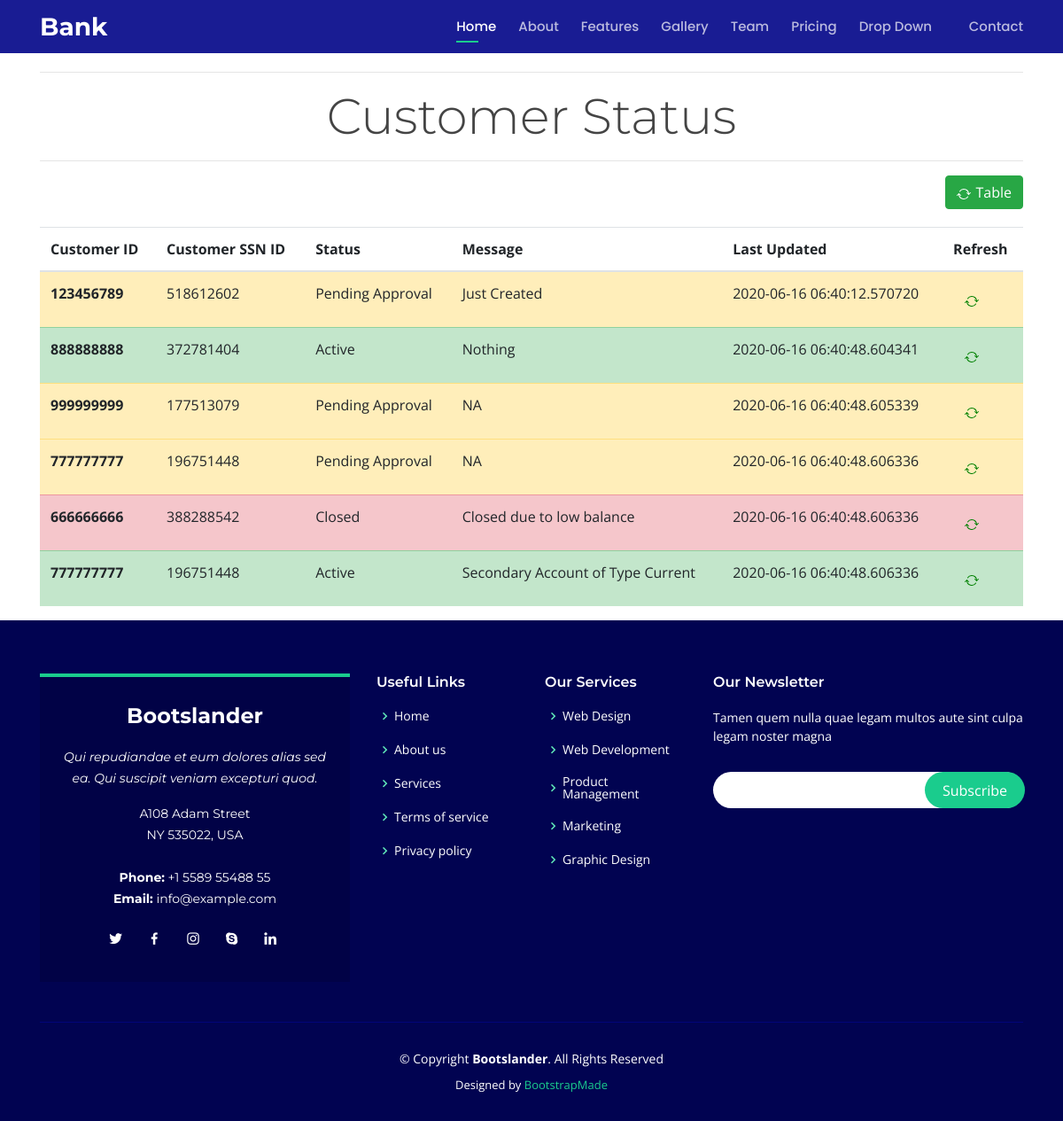
Screenshot of /CustomerStatus with the database file from the repository.
### app.py (models this page shows, shortened)
class Customer(db.Model):
    id = db.Column(db.Integer(), primary_key=True)
    cid = db.Column(db.Integer(), nullable=False)
    ssnid = db.Column(db.Integer(), nullable=False)
    accountId = db.Column(db.Integer(), nullable=False)
    accountBalance = db.Column(db.Integer(), nullable=False)
    account_type = db.Column(db.String(1), nullable=False)
    status = db.Column(db.Text, nullable=False)
    last_updated = db.Column(db.DateTime, nullable=False, default=datetime.utcnow)
    message = db.Column(db.Text, nullable=False)

### app.py (the view)
@app.route('/CustomerStatus')
def CustomerStatus():
    all_customer = Customer.query.all()
    return render_template('customer-Status.html', rows=all_customer)

### templates/customer-Status.html (shortened to what this page needs)
{% extends 'base.html' %}
{% block style %}
<link href="{{ url_for('static', filename='css/main.css') }}" rel="stylesheet">
{% endblock %}
{% block body %}
<div class="container">
    <hr>
    <h1 class="display-4" style="text-align: center;">Customer Status</h1>
    <hr>
    <div>
        <button type="button" class="btn btn-success btn-md float-right" style="margin-bottom: 20px;">Table
        </button>
        <div id="tableDiv">
            <table class="table table-hover" id="table">
                <thead>
                    <tr>
                        <th scope="col">Customer ID</th>
                        <th scope="col">Customer SSN ID</th>
                        <th scope="col">Status</th>
                        <th scope="col">Message</th>
                        <th scope="col">Last Updated</th>
                        <th scope="col">Refresh</th>
                    </tr>
                </thead>
                <tbody>
                    {% for row in rows %}
                    {% if row.status == "Closed" %}
                    <tr class="table-danger" id="{{ row.id }}">
                        {% elif row.status == "Active" %}
                    <tr class="table-success" id="{{ row.id }}">
                        {% else %}
                    <tr class="table-warning" id="{{ row.id }}">
                        {% endif %}
                        <th scope="row">{{ row.cid }}</th>
                        <td>{{ row.ssnid }}</td>
                        <td>{{ row.status }}</td>
                        <td>{{ row.message }}</td>
                        <td>{{ row.last_updated }}</td>
                        <td><button type="button" class="btn btn-md" onclick="getId('{{ row.id }}')"></button></td>
                    </tr>
                    {% endfor %}
                </tbody>
            </table>
        </div>
    </div>
</div>
{% endblock %}

### templates/base.html (shortened to what this page needs)
<!DOCTYPE html>
<html lang="en">
<head>
  <link href="{{ url_for('static' , filename='vendor/bootstrap/css/bootstrap.min.css') }}" rel="stylesheet">
  <link href="{{ url_for('static' , filename='vendor/icofont/icofont.min.css') }}" rel="stylesheet">
  <link href="{{ url_for('static' , filename='vendor/boxicons/css/boxicons.min.css') }}" rel="stylesheet">
  <link href="{{ url_for('static' , filename='vendor/venobox/venobox.css') }}" rel="stylesheet">
  <link href="{{ url_for('static' , filename='vendor/remixicon/remixicon.css') }}" rel="stylesheet">
  <link href="{{ url_for('static' , filename='vendor/owl.carousel/assets/owl.carousel.min.css') }}" rel="stylesheet">
  <link href="{{ url_for('static' , filename='vendor/aos/aos.css') }}" rel="stylesheet">
  {% block style %} {% endblock %}
</head>
<body>
  <header id="header" class="fixed-top d-flex align-items-center">
    <div class="container d-flex align-items-center">
        <div class="logo mr-auto">
          <h1 class="text-light"><a href="index.html"><span>Bank</span></a></h1>
        </div>
        <nav class="nav-menu d-none d-lg-block">
          <ul>
            <li class="active"><a href="#header">Home</a></li>
            <li><a href="#about">About</a></li>
            <li><a href="#features">Features</a></li>
            <li><a href="#gallery">Gallery</a></li>
            <li><a href="#team">Team</a></li>
            <li><a href="#pricing">Pricing</a></li>
            <li class="drop-down"><a href="">Drop Down</a>
            </li>
            <li><a href="#contact">Contact</a></li>
          </ul>
        </nav>
      </div>
    </header>
    {% block body %} {% endblock %}
  <footer id="footer">
    <div class="footer-top">
      <div class="container">
        <div class="row">
          <div class="col-lg-4 col-md-6">
            <div class="footer-info">
              <h3>Bootslander</h3>
              <p class="pb-3"><em>Qui repudiandae et eum dolores alias sed ea. Qui suscipit veniam excepturi quod.</em></p>
              <p>
                A108 Adam Street <br>
                NY 535022, USA<br><br>
                <strong>Phone:</strong> +1 5589 55488 55<br>
                <strong>Email:</strong> info@example.com<br>
              </p>
              <div class="social-links mt-3">
                <a href="#" class="twitter"><i class="bx bxl-twitter"></i></a>
                <a href="#" class="facebook"><i class="bx bxl-facebook"></i></a>
                <a href="#" class="instagram"><i class="bx bxl-instagram"></i></a>
                <a href="#" class="google-plus"><i class="bx bxl-skype"></i></a>
                <a href="#" class="linkedin"><i class="bx bxl-linkedin"></i></a>
              </div>
            </div>
          </div>
          <div class="col-lg-2 col-md-6 footer-links">
            <h4>Useful Links</h4>
            <ul>
              <li><i class="bx bx-chevron-right"></i> <a href="#">Home</a></li>
              <li><i class="bx bx-chevron-right"></i> <a href="#">About us</a></li>
              <li><i class="bx bx-chevron-right"></i> <a href="#">Services</a></li>
              <li><i class="bx bx-chevron-right"></i> <a href="#">Terms of service</a></li>
              <li><i class="bx bx-chevron-right"></i> <a href="#">Privacy policy</a></li>
            </ul>
          </div>
          <div class="col-lg-2 col-md-6 footer-links">
            <h4>Our Services</h4>
            <ul>
              <li><i class="bx bx-chevron-right"></i> <a href="#">Web Design</a></li>
              <li><i class="bx bx-chevron-right"></i> <a href="#">Web Development</a></li>
              <li><i class="bx bx-chevron-right"></i> <a href="#">Product Management</a></li>
              <li><i class="bx bx-chevron-right"></i> <a href="#">Marketing</a></li>
              <li><i class="bx bx-chevron-right"></i> <a href="#">Graphic Design</a></li>
            </ul>
          </div>
          <div class="col-lg-4 col-md-6 footer-newsletter">
            <h4>Our Newsletter</h4>
            <p>Tamen quem nulla quae legam multos aute sint culpa legam noster magna</p>
            <form action="" method="post">
              <input type="email" name="email"><input type="submit" value="Subscribe">
            </form>
          </div>
        </div>
      </div>
    </div>
    <div class="container">
      <div class="copyright">
        &copy; Copyright <strong><span>Bootslander</span></strong>. All Rights Reserved
      </div>
      <div class="credits">
       Designed by <a href="https://bootstrapmade.com/">BootstrapMade</a>
      </div>
    </div>
  </footer>
</body>
</html>

### static/css/main.css (style rules this page uses)
body { font-family: "Open Sans", sans-serif; color: #444444; padding-top: 65px; }
a { color: #1acc8d; }
h1, h2, h3, h4, h5, h6 { font-family: "Montserrat", sans-serif; }
#header { background: rgba(1, 4, 136, 0.9); height: 60px; transition: all 0.5s; z-index: 997; transition: all 0.5s; }
#header .logo h1 { font-size: 28px; margin: 0; padding: 0; line-height: 1; font-weight: 700; }
#header .logo h1 a, #header .logo h1 a:hover { color: #fff; text-decoration: none; }
.nav-menu, .nav-menu * { margin: 0; padding: 0; list-style: none; }
.nav-menu > ul > li { position: relative; white-space: nowrap; float: left; }
.nav-menu a { display: block; position: relative; color: rgba(255, 255, 255, 0.7); padding: 10px 0 10px 25px; transition: 0.3s; font-size: 15px; font-weight: 500; font-family: "Poppins", sans-serif; }
.nav-menu > ul > li > a:before { content: ""; position: absolute; width: 0; height: 2px; bottom: 3px; left: 25px; background-color: #1acc8d; visibility: hidden; width: 0px; transition: all 0.3s ease-in-out 0s; }
.nav-menu a:hover:before, .nav-menu li:hover > a:before, .nav-menu .active > a:before { visibility: visible; width: 25px; }
.nav-menu a:hover, .nav-menu .active > a, .nav-menu li:hover > a { color: #fff; text-decoration: none; }
.nav-menu .drop-down > a:after { content: "\ea99"; font-family: IcoFont; padding-left: 5px; }
.mobile-nav { position: fixed; top: 55px; right: 15px; bottom: 15px; left: 15px; z-index: 9999; overflow-y: auto; background: #fff; transition: ease-in-out 0.2s; opacity: 0; visibility: hidden; border-radius: 10px; padding: 10px 0; }
.mobile-nav * { margin: 0; padding: 0; list-style: none; }
.mobile-nav a { display: block; position: relative; color: #01036f; padding: 10px 20px; font-weight: 500; outline: none; }
.mobile-nav a:hover, .mobile-nav .active > a, .mobile-nav li:hover > a { color: #1acc8d; text-decoration: none; }
.mobile-nav .drop-down > a:after { content: "\ea99"; font-family: IcoFont; padding-left: 10px; position: absolute; right: 15px; }
.mobile-nav .drop-down > a { padding-right: 35px; }
#footer { background: #010351; padding: 0 0 30px 0; color: #fff; font-size: 14px; }
#footer .footer-top { padding: 60px 0 30px 0; }
#footer .footer-top .footer-info { margin-bottom: 15px; background: #010246; color: #fff; border-top: 4px solid #1acc8d; text-align: center; padding: 30px 20px; }
#footer .footer-top .footer-info h3 { font-size: 24px; margin: 0 0 20px 0; padding: 2px 0 2px 0; line-height: 1; font-weight: 700; }
#footer .footer-top .footer-info p { font-size: 14px; line-height: 24px; margin-bottom: 0; font-family: "Montserrat", sans-serif; }
#footer .footer-top .social-links a { font-size: 18px; display: inline-block; color: #fff; line-height: 1; padding: 8px 0; margin-right: 4px; border-radius: 50%; text-align: center; width: 36px; height: 36px; transition: 0.3s; }
#footer .footer-top h4 { font-size: 16px; font-weight: 600; color: #fff; position: relative; padding-bottom: 12px; }
#footer .footer-top .footer-links { margin-bottom: 30px; }
#footer .footer-top .footer-links ul { list-style: none; padding: 0; margin: 0; }
#footer .footer-top .footer-links ul i { padding-right: 2px; color: #61ebba; font-size: 18px; line-height: 1; }
#footer .footer-top .footer-links ul li { padding: 10px 0; display: flex; align-items: center; }
#footer .footer-top .footer-links ul li:first-child { padding-top: 0; }
#footer .footer-top .footer-links ul a { color: #fff; transition: 0.3s; display: inline-block; line-height: 1; }
#footer .footer-top .footer-newsletter form { margin-top: 30px; background: #fff; padding: 6px 10px 6px 15px; position: relative; border-radius: 50px; }
#footer .footer-top .footer-newsletter form input[type="email"] { border: 0; padding: 4px; width: calc(100% - 110px); }
#footer .footer-top .footer-newsletter form input[type="submit"] { position: absolute; top: 0; right: -2px; bottom: 0; border: 0; background: none; font-size: 16px; padding: 0 20px; background: #1acc8d; color: #fff; transition: 0.3s; border-radius: 50px; }
#footer .copyright { border-top: 1px solid #010479; text-align: center; padding-top: 30px; }
#footer .credits { padding-top: 10px; text-align: center; font-size: 13px; color: #fff; }

### rows the page displays
Customer: cid "123456789", ssnid "518612602", status "Pending Approval", message "Just Created", last_updated "2020-06-16 06:40:12.570720"
Customer: cid "888888888", ssnid "372781404", status "Active", message "Nothing", last_updated "2020-06-16 06:40:48.604341"
Customer: cid "999999999", ssnid "177513079", status "Pending Approval", message "NA", last_updated "2020-06-16 06:40:48.605339"
Customer: cid "777777777", ssnid "196751448", status "Pending Approval", message "NA", last_updated "2020-06-16 06:40:48.606336"
Customer: cid "666666666", ssnid "388288542", status "Closed", message "Closed due to low balance", last_updated "2020-06-16 06:40:48.606336"
Customer: cid "777777777", ssnid "196751448", status "Active", message "Secondary Account of Type Current", last_updated "2020-06-16 06:40:48.606336"
